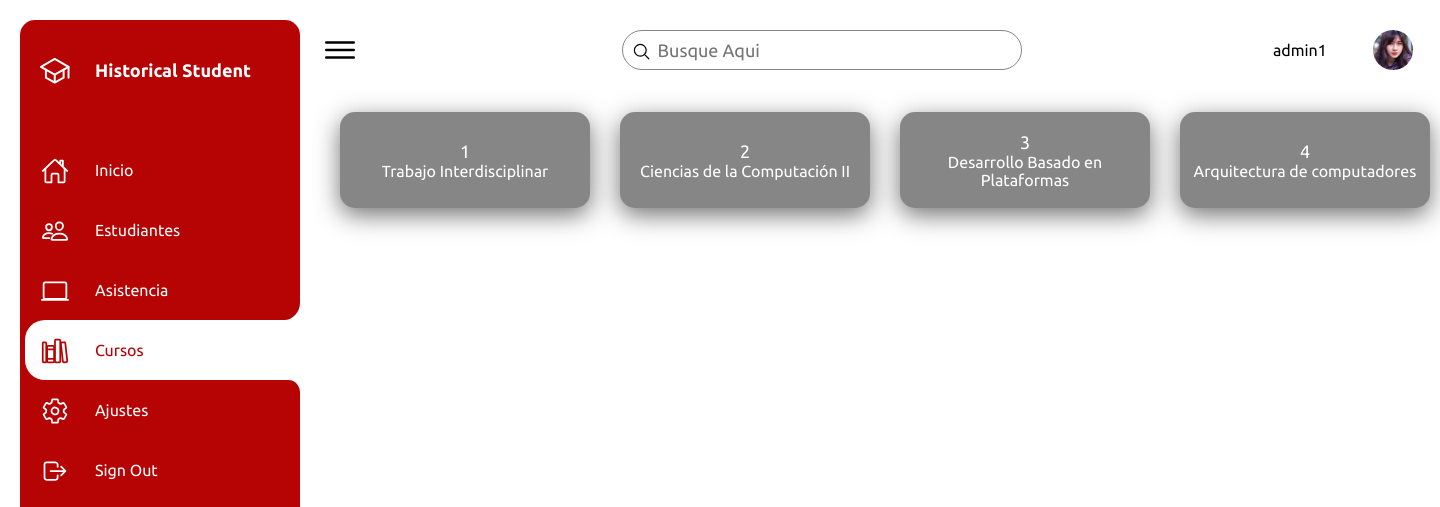
Page /pages/view_cursos.php (signed in) on the committed database.
### tables this page shows
CREATE TABLE `cursos` (
  `id_curso` int(50) NOT NULL,
  `nombre_curso` varchar(100) NOT NULL,
  `porcentaje_trabajos` float NOT NULL,
  `porcentaje_c1` float NOT NULL,
  `porcentaje_c2` float NOT NULL,
  `porcentaje_c3` float NOT NULL,
  `porcentaje_p1` float NOT NULL,
  `porcentaje_p2` float NOT NULL,
  `porcentaje_p3` float NOT NULL
);

### config/db.php (called while the page is built, shortened)
<?php
function myquery($coneccion,$sql){
  $query = $coneccion->prepare($sql);
  $query->execute();
  $res = $query->fetchAll();
  return $res;
}
?>

### pages/view_cursos.php (the view, shortened to what this page needs)
<?php
include_once '../config/db.php';
$conexionDB = BaseDatos::crearInstancia();
$listaCursos = myquery($conexionDB,"SELECT id_curso,nombre_curso FROM cursos");
?>
<!DOCTYPE html>
<html lang="es">
<head>
  <link rel="stylesheet" href="../styles/nav.css?33">
  <link rel="stylesheet" href="../styles/cursos.css?123">
  <link rel="stylesheet" href="../styles/boton.css">
</head>
<body>
  <div class="container">
    <div class="navigation">
      <ul>
        <li class="list">
          <a href="#">
            <span class="icon"><ion-icon name="school-outline"></ion-icon></span>
            <span class="title">Historical Student</span>
          </a>
        </li>
        <li class="list">
          <a href="view_inicio.php">
            <span class="icon"><ion-icon name="home-outline"></ion-icon></span>
            <span class="title">Inicio</span>
          </a>
        </li>
        <li class="list">
          <a href="view_estudiantes.php">
            <span class="icon"><ion-icon name="people-outline"></ion-icon></span>
            <span class="title">Estudiantes</span>
          </a>
        </li>
        <li class="list">
          <a href="view_asistencia.php">
            <span class="icon"><ion-icon name="laptop-outline"></ion-icon></ion-icon></span>
            <span class="title">Asistencia</span>
          </a>
        </li>
        <li class="list active">
          <a href="view_cursos.php">
            <span class="icon"><ion-icon name="library-outline"></ion-icon></span>
            <span class="title">Cursos</span>
          </a>
        </li>
        <li class="list">
          <a href="view_ajustes.php">
            <span class="icon"><ion-icon name="settings-outline"></ion-icon></span>
            <span class="title">Ajustes</span>
          </a>
        </li>
        <li class="list">
          <a href="logic/cerrar_sesion.php">
            <span class="icon"><ion-icon name="log-out-outline"></ion-icon></span>
            <span class="title">Sign Out</span>
          </a>
        </li>
      </ul>
    </div>
    <div class="main">
      <div class="topbar">
        <div class="toggle">
          <ion-icon name="menu-outline"></ion-icon>
        </div>
        <div class="search">
          <label for="">
            <input type="text" placeholder="Busque Aqui">
            <ion-icon name="search-outline"></ion-icon>
          </label>
        </div>
        <div class="user-container">
          <span><?php echo $_SESSION['usuario']; ?></span>
          <div class="user">
            <img id="user" src="../img/user.jpg">
          </div>
        </div>
      </div>
      <div class="cardBox">
        <?php foreach($listaCursos as $curso){ ?>
          <form class="form_seleccionCurso" action="view_notas.php" method="post">
            <div class="btnContainer">
              <button class="cardCurso" type="submit" name="botonCurso" value="<?php echo $curso['nombre_curso']; ?>">
                <div>
                  <div class="numbersCurso"><?php echo $curso['id_curso']; ?></div>
                  <div class="cardNameCurso"><?php echo $curso['nombre_curso']; ?></div>
                </div>
              </button>
            </div>
          </form>
        <?php
          }
        ?>
      </div>
  </div>
</body>
</html>

### styles/nav.css (style rules this page uses)
* { margin: 0; padding: 0; box-sizing: border-box; font-family: 'Ubuntu',sans-serif; }
:root { --unsa: #b60303; --white: #fff; --grey: #f5f5f5; --black1: #222; --black2: #999; }
body { min-height: 100vh; overflow-x: hidden; }
.container { position: relative; width: 100%; }
.navigation { position: fixed; top: 20px; left: 20px; bottom: 20px; width: 280px; border-radius: 15px; box-sizing: initial; background: var(--unsa); transition: 0.5s; }
.navigation ul { position: absolute; top: 0; left: 0; width: 100%; padding-left: 5px; padding-top: 20px; }
.navigation ul li { position: relative; list-style: none; width: 100%; border-top-left-radius: 20px; border-bottom-left-radius: 20px; }
.navigation ul li.active { background: var(--white); }
.navigation ul li:nth-child(1) { margin-bottom: 40px; pointer-events: none; font-size: large; font-weight: bold; }
.navigation ul li a { position: relative; display: block; width: 100%; display: flex; text-decoration: none; color: #fff; }
.navigation ul li.active a { color: var(--unsa); }
.navigation ul li a .icon { position: relative; display: block; min-width: 60px; height: 60px; line-height: 78px; text-align: center; }
.navigation ul li a .icon ion-icon { font-size: 1.75em; }
.navigation ul li a .title { position: relative; display: block; padding-left: 10px; height: 60px; line-height: 60px; white-space: nowrap; }
.navigation ul li.active a::before { content: ''; position: absolute; right: 0; top: -50px; width: 45px; height: 50px; background: transparent; border-radius: 35%; box-shadow: 35px 35px 0 10px var(--white); }
.navigation ul li.active a::after { content: ''; position: absolute; right: 0; bottom: -50px; width: 45px; height: 50px; background: transparent; border-radius: 25%; box-shadow: 35px -35px 0 10px var(--white); }
.main { position: absolute; width: calc(100% - 317px); padding-top: 20px; left: 300px; min-height: 100vh; background: var(--white); transition: 0.5s; }
.topbar { width: 100%; height: 60px; display: flex; justify-content: space-between; align-items: center; padding: 0 10px; }
.toggle { position: relative; width: 60px; height: 60px; border-radius: 25%; display: flex; justify-content: center; align-items: center; font-size: 2.5em; cursor: pointer; }
.search { position: relative; width: 400px; margin: 0 10px; }
.search label { position: relative; width: 100%; }
.search label input { width: 100%; height: 40px; border-radius: 40px; padding: 5px 20px; padding-left: 35px; font-size: 18px; outline: none; border: 1px solid var(--black2); }
.search label ion-icon { position: absolute; top: 0; left: 10px; font-size: 1.2rem; text-align: center; }
.user-container { width: 140px; display: flex; justify-content: space-between; align-items: center; }
.user { position: relative; width: 40px; height: 40px; border-radius: 50%; overflow: hidden; cursor: pointer; }
.user img { position: absolute; top: 0; left: 0; width: 100%; height: 100%; object-fit: cover; }
.cardBox { position: relative; width: 100%; padding: 20px; display: grid; grid-template-columns: repeat(4,1fr); grid-gap: 30px; }

### styles/cursos.css (style rules this page uses)
:root { --unsa: #b60303; --white: #fff; --grey: #f5f5f5; --black1: #222; --black2: rgb(134, 134, 134); }
.cardBox { text-align: center; padding-left: 40px; }
.form_seleccionCurso { display: inline-block; }
.btnContainer { padding: 12px 0; width: 250px; height: 120px; margin: 0; }
.btnContainer button { width: 100%; height: 100%; font-size: 16px; border: 1px solid transparent; background-color: var(--black2); color: var(--white); border-radius: 15px; padding: 0 12px; box-shadow: 0 7px 25px rgba(68, 68, 68, 0.75); }
.numbersCurso { font-size: large; }

### styles/boton.css (style rules this page uses)
html { scroll-behavior: smooth; }

### rows in the picture
cursos: id_curso "1", nombre_curso "Trabajo Interdisciplinar"
cursos: id_curso "2", nombre_curso "Ciencias de la Computación II"
cursos: id_curso "3", nombre_curso "Desarrollo Basado en Plataformas"
cursos: id_curso "4", nombre_curso "Arquitectura de computadores"

### other values in the picture
$_SESSION['usuario'] "admin1"
